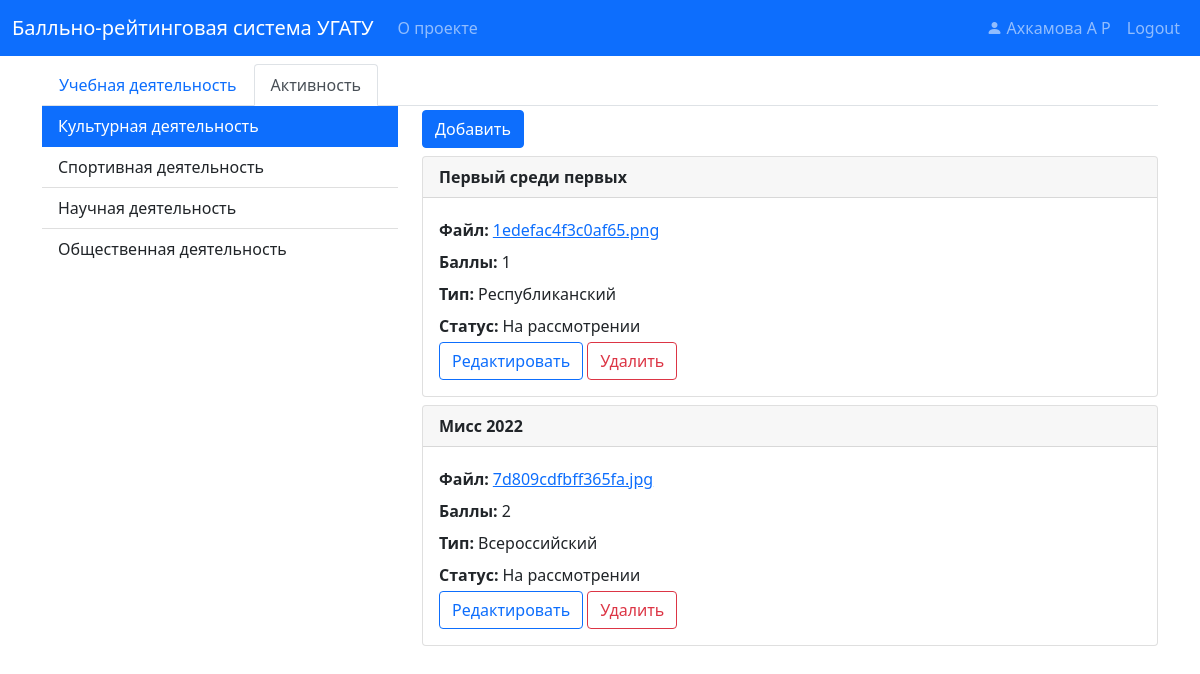
The page /students/activity (signed in) on the database its author committed.
### pointraing/models.py (models this page shows, shortened)
class User(db.Model, UserMixin):
    id = db.Column(db.String(32), primary_key=True)
    name = db.Column(db.String(120), nullable=False)
    surname = db.Column(db.String(120), nullable=False)
    patronymic = db.Column(db.String(120), nullable=False)
    login = db.Column(db.String(20), unique=True, nullable=False)
    password = db.Column(db.String(60), nullable=False)
    role_id = db.Column(db.String, db.ForeignKey('role.id'), nullable=False)
    role = db.relationship('Role', backref=db.backref('users', lazy=True))
    group_id = db.Column(db.String, db.ForeignKey('group.id'), nullable=True)

class ActivityType(db.Model):
    id = db.Column(db.String(32), primary_key=True)
    name = db.Column(db.String(60), nullable=False)

class Activity(db.Model):
    id = db.Column(db.String(32), primary_key=True)
    name = db.Column(db.String(60), nullable=False)
    user_id = db.Column(db.String(32), db.ForeignKey('user.id'), nullable=False)
    file = db.Column(db.String(20), nullable=False)
    status = db.Column(db.Boolean, nullable=True)
    comment = db.Column(db.String(240), nullable=True)
    type_id = db.Column(db.String(32), db.ForeignKey('activity_type.id'), nullable=False)
    rate_id = db.Column(db.String(32), db.ForeignKey('rate_activity.id'), nullable=False)
    rate = db.relationship('RateActivity',
                           backref=db.backref('activity', lazy=True))

class ActivitySubType(db.Model):
    id = db.Column(db.String(32), primary_key=True)
    name = db.Column(db.String(60), nullable=False)

### pointraing/students/routes.py (the view)
@students.route("/activity")
@students.route("/activity/<string:activity_id>")
@login_required
def activity(activity_id=None):
    activity = get_students_activity()
    if not activity_id and len(activity) > 0:
        activity_id = activity[0].id
    activity_by_user = Activity.query \
        .filter(Activity.user_id == current_user.id) \
        .filter(Activity.type_id == activity_id).all()
    return render_template('activity.html',
                           active_tab='activity',
                           right_group=activity,
                           group_id=activity_id,
                           activity_by_user=activity_by_user
                           )

### pointraing/models.py (called while the page is built)
@login_manager.user_loader
def load_user(user_id):
    return User.query.get(user_id)

### pointraing/students/routes.py (called while the page is built)
def get_students_activity():
    return ActivityType.query.all()

### pointraing/students/templates/activity.html (shortened to what this page needs)
{% macro cardItem(name, value, classValue) -%}
    <div class="d-inline-flex w-100 py-1">
        <div class="fw-bold pe-lg-1">
            {{ name }}
        </div>
        <div class="{{ classValue if classValue }}">{{ value }}</div>
    </div>
{%- endmacro %}
{% extends "student.html" %}
{% block right %}
{% if activity_by_user %}
<a class="btn btn-primary mt-1" href="{{ url_for('students.activity_new', activity_id=group_id) }}"
   role="button">
    Добавить
</a>
{% for item in activity_by_user %}
<div class="card mt-2">
    <div class="card-header fw-bold">
        {{ item.name }}
    </div>
    <div class="card-body">
        <div class="card-text">
            {{ cardItem('Файл:', file_link) }}
            {{ cardItem('Баллы:', item.rate.value) }}
            {% if item.rate.sub_type %}
                {{ cardItem('Тип:', item.rate.sub_type.name) }}
            {% endif %}
            {% if item.status == True %}
                {{ cardItem('Статус:', 'Принято', 'text-success') }}
            {% elif item.status == False %}
                {{ cardItem('Статус:', 'Отклонено', 'text-danger') }}
            {% else %}
                {{ cardItem('Статус:', 'На рассмотрении') }}
                <a href="{{ url_for('students.update_activity', activity_id=group_id, doc_id=item.id) }}"
                   class="btn btn-outline-primary">Редактировать</a>
                <a href="{{ url_for('students.delete_activity', activity_id=group_id, doc_id=item.id) }}"
                   class="btn btn-outline-danger">Удалить</a>
            {% endif %}
        </div>
    </div>
</div>
{% endfor %}
{% else %}
<p class="text-muted"> У вас еще нет ни одной активной деятельности <a class="text-muted"
                                                                       href="{{ url_for('students.activity_new', activity_id=group_id) }}">добавить?</a>
</p>
{% endif %}
{% endblock right %}

### pointraing/students/templates/student.html
{% macro naveItem(name, url, is_active) -%}
    <a class="nav-link {{ 'active' if is_active }}"
            {% if is_active %}
       aria-current="page"
            {% endif %}
       href="{{ url }}">{{ name }}</a>
{%- endmacro %}
{% extends "layout.html" %}
{% block content %}
    <ul class="nav nav-tabs pt-2">
        {{ naveItem('Учебная деятельность', url_for('students.education'), active_tab == 'education') }}
        {{ naveItem('Активность', url_for('students.activity'), active_tab == 'activity') }}
    </ul>
    <div>
        <div class="row">
            <div class="col-4">
                <div class="list-group list-group-flush">
                    {% if right_group %}
                        {% for item in right_group %}
                            <a
                                    {% if active_tab == 'education' %}
                                        href="{{ url_for('students.education', subject_id=item.id) }}"
                                    {% else %}
                                        href="{{ url_for('students.activity', activity_id=item.id) }}"
                                    {% endif %}
                                        class="list-group-item list-group-item-action {{ 'active' if group_id == item.id }}"
                                    {% if group_id == item.id %}
                                        aria-current="page"
                                    {% endif %}
                            >
                                {{ item.name }}
                            </a>
                        {% endfor %}
                    {% else %}
                        <p class="text-muted"> Похоже не хватает данных, обратитесь к администротору </p>
                    {% endif %}
                </div>
            </div>
            <div class="col-8">
                {% block right %}{% endblock %}
            </div>
        </div>
    </div>
{% endblock content %}

### pointraing/templates/layout.html (shortened to what this page needs)
<!DOCTYPE html>
<html>
<head>
    <link rel="stylesheet" type="text/css" href="{{ url_for('static', filename='styles/bootstrap.css') }}">
    <link rel="stylesheet"
          href="{{ url_for('static', filename='node_modules/bootstrap-icons/font/bootstrap-icons.css') }}">
    <link rel="stylesheet" type="text/css" href="{{ url_for('static', filename='main.css') }}">
</head>
<body>
<header class="site-header">
    <nav class="navbar navbar-expand-lg navbar-dark bg-primary">
        <div class="container-fluid">
            <a class="navbar-brand" href="{{ url_for('main.home') }}">Балльно-рейтинговая система УГАТУ</a>
            <div class="collapse navbar-collapse" id="navbarToggle">
                <div class="navbar-nav me-auto">
                    <a class="nav-item nav-link" href="{{url_for('main.about')}}">О проекте</a>
                </div>
                <div class="navbar-nav">
                    {% if current_user.is_authenticated %}
                        <a class="nav-item nav-link d-inline-block"
                           href="{{ url_for('users.account') }}">
                            <i class="bi bi-person-fill d-inline-block"></i>
                            {{ " ".join((current_user.surname, current_user.name[0], current_user.patronymic[0])) }}
                        </a>
                        <a class="nav-item nav-link" href="{{ url_for('users.logout') }}">Logout</a>
                    {% else %}
                        <a class="nav-item nav-link" href="{{ url_for('users.login') }}">Login</a>
                    {% endif %}
                </div>
            </div>
        </div>
    </nav>
</header>
<main role="main" class="container">
    <div class="row">
        <div class="mw-100">
            {% block content %}{% endblock %}
        </div>
    </div>
</main>
</body>
</html>

### rows shown on the page
User: surname+name+patronymic "Ахкамова А Р"
ActivityType: name "Культурная деятельность"
ActivityType: name "Спортивная деятельность"
ActivityType: name "Научная деятельность"
ActivityType: name "Общественная деятельность"
Activity: name "Первый среди первых", name "Файл: Баллы: Тип: Статус:", file "1edefac4f3c0af65.png 1 На рассмотрении"
ActivitySubType: name "Республиканский"
Activity: name "Мисс 2022", name "Файл: Баллы: Тип: Статус:", file "7d809cdfbff365fa.jpg 2 На рассмотрении"
ActivitySubType: name "Всероссийский"

### other values the page prints
{{ name }} "Учебная деятельность Активность"
